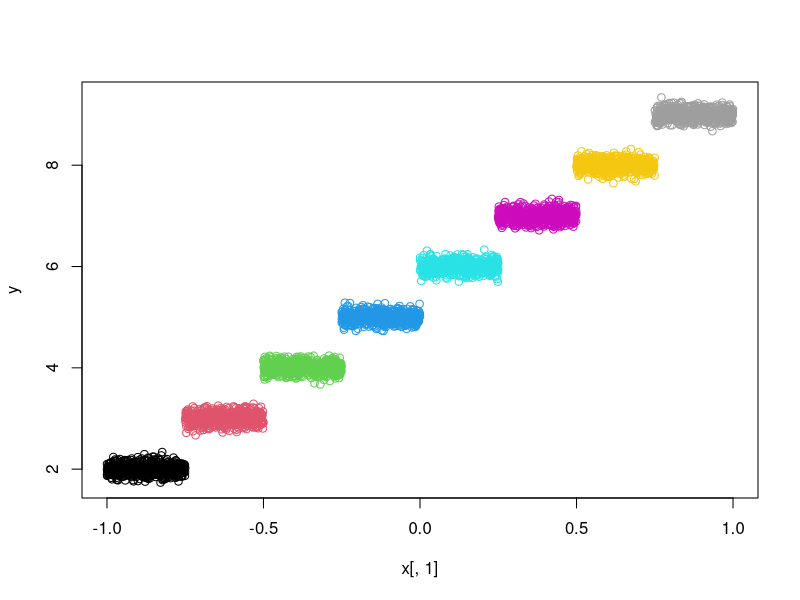
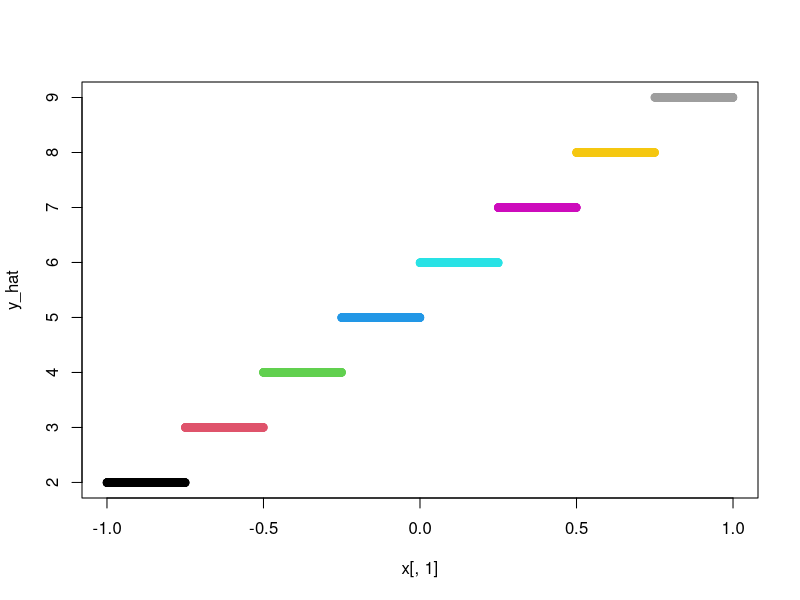
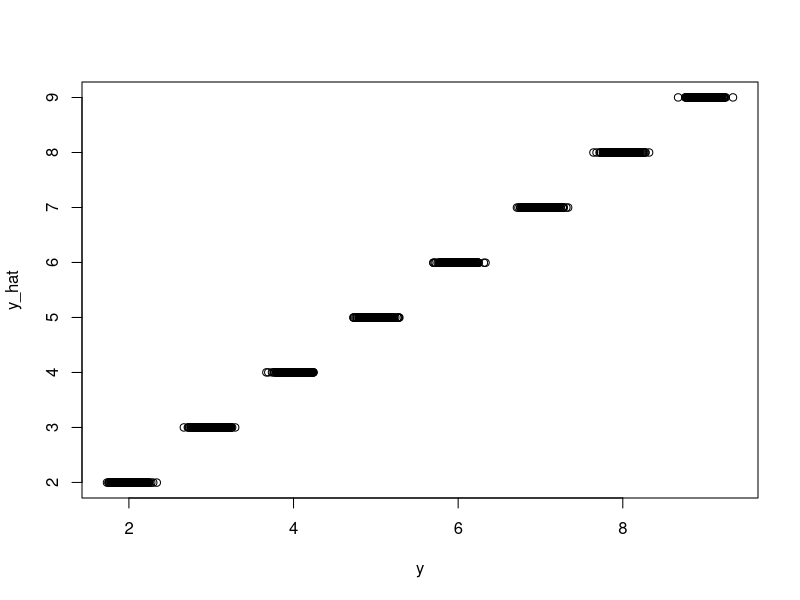

Write R code to recreate these figures, in order.
###############################################################################
# Very simple R-native implementation of CART for continuous outcomes 
# and continuous predictors
###############################################################################

### 1. Data structure functions

# Inspired by the array-based implementation of the binary tree data structure 
# on wikipedia: https://en.wikipedia.org/wiki/Binary_tree#Arrays

# Crawl through a tree from a specific node, 
# extract all of the conditions that are true at that node
get_subset = function(node_index, tree_array, x){
  subset_cond = rep(T, nrow(x))
  current_node_index = node_index
  parent_index = tree_array[current_node_index, 6]
  if (!is.na(parent_index)){
    while(!is.na(parent_index)){
      parent_cutoff = tree_array[parent_index, 5]
      split_variable = tree_array[parent_index, 4]
      child_node_type = tree_array[current_node_index, 7]
      if (child_node_type == 1) {
        child_node_cond <- (x[,split_variable] >= parent_cutoff)
      } else{ 
        if (child_node_type == -1) {
          child_node_cond <- (x[,split_variable] < parent_cutoff)
        } else {
          child_node_cond = subset_cond
        }}
      subset_cond = subset_cond * child_node_cond
      current_node_index = parent_index
      parent_index = tree_array[current_node_index, 6]
    }
  }
  return(subset_cond == 1)
}
# Tree leaf conditions as basis functions
tree_basis = function(tree_array, x){
  # Extract all of the leaves
  leaf_indices = (1:nrow(tree_array))[(tree_array[,8] == 1) & (!is.na(tree_array[,7]))]
  basis_matrix = matrix(NA, nrow = nrow(x), ncol = length(leaf_indices))
  for (i in 1:length(leaf_indices)){
    basis_matrix[,i] = get_subset(leaf_indices[i], tree_array, x)*1
  }
  return(basis_matrix)
}
# Print path to a specific node
node_path = function(node_index, tree_array, x){
  subset_statements = paste0("Node ", format(node_index, digits = 0))
  current_node_index = node_index
  parent_index = tree_array[current_node_index, 6]
  if (!is.na(parent_index)){
    while(!is.na(parent_index)){
      parent_cutoff = tree_array[parent_index, 5]
      split_variable = tree_array[parent_index, 4]
      child_node_type = tree_array[current_node_index, 7]
      if (child_node_type == 1) {
        child_node_statement <- paste0("x[,", split_variable, "] >= ", format(parent_cutoff, digits = 2))
      } else{ 
        if (child_node_type == -1) {
          child_node_statement <- paste0("x[,", split_variable, "] < ", format(parent_cutoff, digits = 2))
        } else {
          child_node_statement = ""
        }}
      subset_statements <- c(subset_statements, child_node_statement)
      current_node_index = parent_index
      parent_index = tree_array[current_node_index, 6]
    }
  }
  subset_statement = paste0(subset_statements, collapse = "  ")
  return(subset_statement)
}
# Print path to each tree leaf
tree_paths = function(tree_array, x){
  # Extract all of the leaves
  leaf_indices = (1:nrow(tree_array))[(tree_array[,8] == 1) & (!is.na(tree_array[,7]))]
  for (i in 1:length(leaf_indices)){
    print(node_path(leaf_indices[i], tree_array, x))
  }
}
predict_tree = function(tree_array, x){
  # Convert the leaves of the tree into "basis functions"
  X_tree = tree_basis(tree_array, x)
  # Return the expected values associated with each data point's leaf node
  leaf_indices = (1:nrow(tree_array))[(tree_array[,8] == 1) & (!is.na(tree_array[,7]))]
  return(tree_array[apply(X_tree, 1, function(x) leaf_indices[which(x == 1)]),1])
}

### 2. Model fitting functions

# (SST - SSL - SSR) formula from rpart documentation
# https://cran.r-project.org/web/packages/rpart/vignettes/longintro.pdf
variance_reduction = function(cutoff, x, y){
  # Original sum of squares
  ybar_t = mean(y)
  ss_t = sum((y-ybar_t)^2)
  
  # New sum of squares
  cond = (x < cutoff)
  ybar_l = mean(y[cond])
  ss_l = sum((y[cond]-ybar_l)^2)
  ybar_r = mean(y[!cond])
  ss_r = sum((y[!cond]-ybar_r)^2)
  
  return(ss_t - ss_l - ss_r)
}
# For a given restricted set of x and y, find the optimal x 
# cutoff at which to split
tree_split = function(x, y, epsilon = EPSILON){
  # Quit with null value if X is not a matrix with >1 row
  if (is.null(nrow(x))){
    return(NULL)
  }
  
  # Look for optimal splits along each variable
  p = ncol(x)
  optim_results = sapply(1:p, function(j) optimize(function(i) variance_reduction(i, x[,j], y), range(x[,j]), maximum = T))
  optim_results = matrix(as.numeric(optim_results), ncol = p, byrow = F)
  
  # Choose the variable with the largest reduction in variance
  best_col = (1:p)[which(optim_results[2,]==max(optim_results[2,]))[1]]
  
  if (optim_results[2,best_col] > epsilon) return(c(best_col, optim_results[1,best_col]))
  else return(NULL)
}
# Train a decision tree from root, without pruning
fit_tree = function(tree_array, x, y, EPSILON, MAX_ITER){
  # Enqueue the root node
  split_queue = list(1)
  # Tracking iterations of the algorithm
  iter = 0
  while (length(split_queue) > 0 & iter < MAX_ITER){
    # Pop the current node from the queue
    current_node_index = split_queue[[1]]
    split_queue = split_queue[-1]

    # Get the subsetting criteria at this node
    node_subset = get_subset(current_node_index, tree_array, x)
    x_node = x[node_subset,]
    y_node = y[node_subset]
    
    # Search over all variables for a splitting rule
    split_value = tree_split(x_node, y_node, EPSILON)

    # Update the tree array and append to the queue
    if (!is.null(split_value)){
      # See how much storage is left in the array
      num_blanks = sum(is.na(tree_array[,1]))
      
      # Resize array if needed
      if (num_blanks < 2){
        tree_array = rbind(tree_array, matrix(NA, nrow = nrow(tree_array), ncol = ncol(tree_array)))
      }
      
      # Indices at which to store the children nodes
      left_node_index = which(is.na(tree_array[,1]))[1]
      right_node_index = which(is.na(tree_array[,1]))[2]
      
      # Update the array for the splitting node to note which variables were split
      tree_array[current_node_index,2] = left_node_index
      tree_array[current_node_index,3] = right_node_index
      tree_array[current_node_index,4] = split_value[1]
      tree_array[current_node_index,5] = split_value[2]
      tree_array[current_node_index,8] = 0
      
      # Update the array for the left node
      tree_array[left_node_index,1] = mean(y_node[x_node[,split_value[1]] < split_value[2]])
      tree_array[left_node_index,6] = current_node_index
      tree_array[left_node_index,7] = -1
      tree_array[left_node_index,8] = 1
      
      # Update the array for the right node
      tree_array[right_node_index,1] = mean(y_node[x_node[,split_value[1]] >= split_value[2]])
      tree_array[right_node_index,6] = current_node_index
      tree_array[right_node_index,7] = 1
      tree_array[right_node_index,8] = 1
      
      # Add the left and right nodes to the queue
      split_queue[length(split_queue)+1] = left_node_index
      split_queue[length(split_queue)+1] = right_node_index
    }
    # Increment iterations of the algorithm
    iter = iter + 1
  }
  return(tree_array)
}

### 3. Test the implementation

# Generate data from a simple 1D function
n = 5000
p = 2
x = matrix(runif(n*p, -1, 1), ncol = p)
# # Example 1: Monotone step function
b_0 = 2; b_1 = 1
E_y = (b_0 + b_1*(x[,1] > -0.75) + b_1*(x[,1] > -0.5) + b_1*(x[,1] > -0.25) +
       b_1*(x[,1] > 0) + b_1*(x[,1] > 0.25) + b_1*(x[,1] > 0.5) + b_1*(x[,1] > 0.75))
# # Example 2: Fluctuating step function
# b_0 = 2; b_1 = 1
# E_y = (b_0 + b_1*(x[,1] > -0.75) + b_1*(x[,1] > -0.5) - b_1*(x[,1] > -0.25) -
#        b_1*(x[,1] > 0) + b_1*(x[,1] > 0.25) + b_1*(x[,1] > 0.5) - b_1*(x[,1] > 0.75))
# # Example 3: sin function
# E_y = sin(x[,1]*pi) + sin(x[,2]*pi)
# Sample random (additive) outcome noise
eps = rnorm(n, 0, 0.1)
y = E_y + eps
# plot(x[,1], y)

# Initialize an array of arbitrary length (will be resized as needed during training)
# Col 1: expected value, given the conditions that apply to a given node
# Col 2: left node index
# Col 3: right node index
# Col 4: split variable
# Col 5: split point
# Col 6: parent node index
# Col 7: node origin type (0 = root, 1 = right, -1 = left)
# Col 8: node type (0 = interior, 1 = leaf)
array_init_size = 10
array_cols = 8
tree_array = matrix(NA, nrow = array_init_size, ncol = array_cols)

# Add the root node to the array
tree_array[1,1] = mean(y)

# Train the decision tree
EPSILON = 0.0001*sum((y-mean(y))^2)
MAX_ITER = 1000
tree_array = fit_tree(tree_array, x, y, EPSILON, MAX_ITER)

# Convert the leaves of the tree into "basis functions"
X_tree = tree_basis(tree_array, x)
# Convert the matrix of bases into a single categorical variable
X_basis_cat = apply(X_tree, 1, function(x) which(x == 1)[1])
# Plot the data, color by tree leaf
plot(x[,1], y, col = X_basis_cat)
# Extract "predictions" from the tree
y_hat = predict_tree(tree_array, x)
# Plot the predicted y values, coloring by tree leaf
plot(x[,1], y_hat, col = X_basis_cat)
# Plot the predicted versus actual y values
plot(y, y_hat)